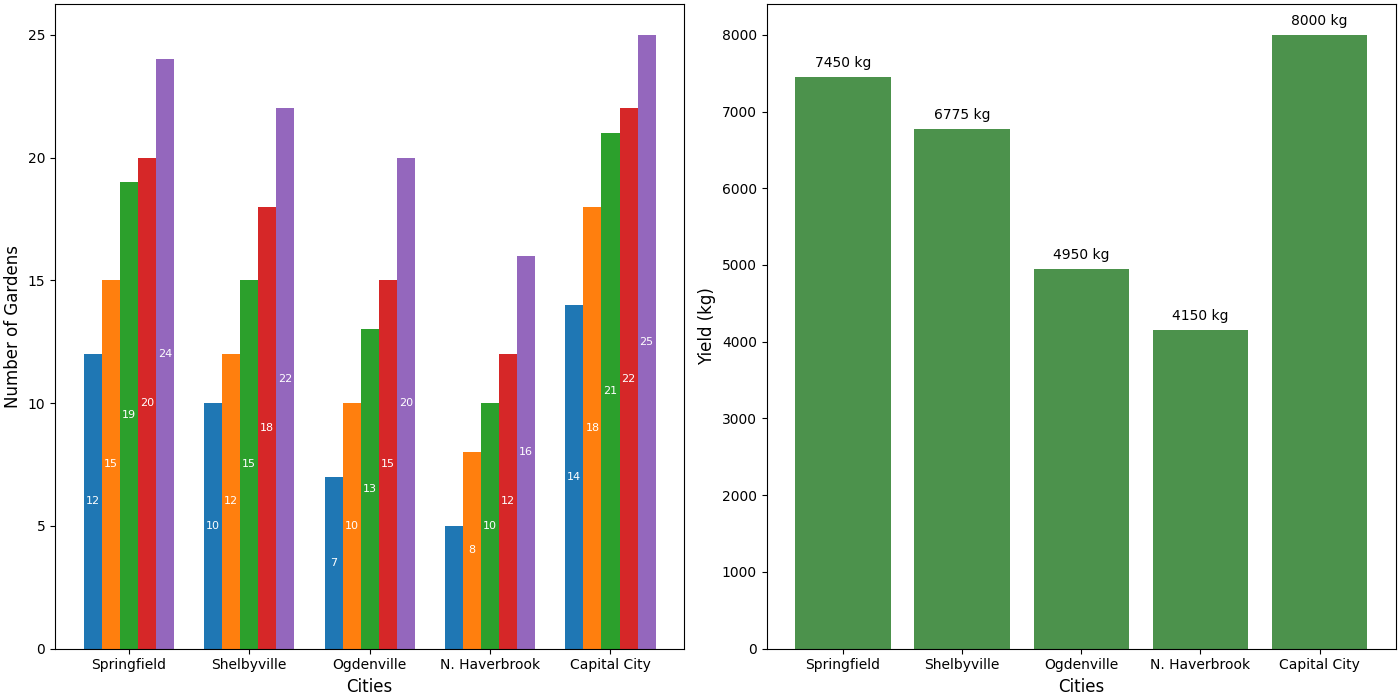

Generate this figure with Python:
import matplotlib.pyplot as plt
import numpy as np

cities = ['Springfield', 'Shelbyville', 'Ogdenville', 'N. Haverbrook', 'Capital City']
years = ['2019', '2020', '2021', '2022', '2023']

gardens_setup = np.array([
    [12, 15, 19, 20, 24],
    [10, 12, 15, 18, 22],
    [7, 10, 13, 15, 20],
    [5, 8, 10, 12, 16],
    [14, 18, 21, 22, 25]
])

harvest_yield = np.array([
    [1200, 1350, 1500, 1600, 1800],
    [1100, 1225, 1375, 1475, 1600],
    [700, 900, 1000, 1100, 1250],
    [500, 750, 850, 950, 1100],
    [1400, 1500, 1600, 1700, 1800]
])

total_harvest_yield = harvest_yield.sum(axis=1)

fig, (ax1, ax2) = plt.subplots(1, 2, figsize=(14, 7), constrained_layout=True)

# Subplot 1: Bar chart for gardens setup
bar_width = 0.15
indices = np.arange(len(cities))

for i, year in enumerate(years):
    bars = ax1.bar(indices + i * bar_width, gardens_setup[:, i], width=bar_width)
    
    for bar in bars:
        height = bar.get_height()
        if height > 5: 
            ax1.annotate(f'{int(height)}', 
                         xy=(bar.get_x() + bar.get_width() / 2, bar.get_height() / 2),
                         xytext=(0, 0), textcoords="offset points",
                         ha='center', va='center', fontsize=8, color='white')

ax1.set_xlabel("Cities", fontsize=12)
ax1.set_ylabel("Number of Gardens", fontsize=12)

ax1.set_xticks(indices + bar_width * (len(years) - 1) / 2)
ax1.set_xticklabels(cities)

# Subplot 2: Bar chart for total harvest yield
bars = ax2.bar(cities, total_harvest_yield, color='darkgreen', alpha=0.7)

for bar, yield_amount in zip(bars, total_harvest_yield):
    ax2.annotate(f'{yield_amount} kg', 
                 xy=(bar.get_x() + bar.get_width() / 2, bar.get_height()),
                 xytext=(0, 5), textcoords="offset points",
                 ha='center', va='bottom', fontsize=10, color='black')

ax2.set_xlabel("Cities", fontsize=12)
ax2.set_ylabel("Yield (kg)", fontsize=12)

plt.show()
